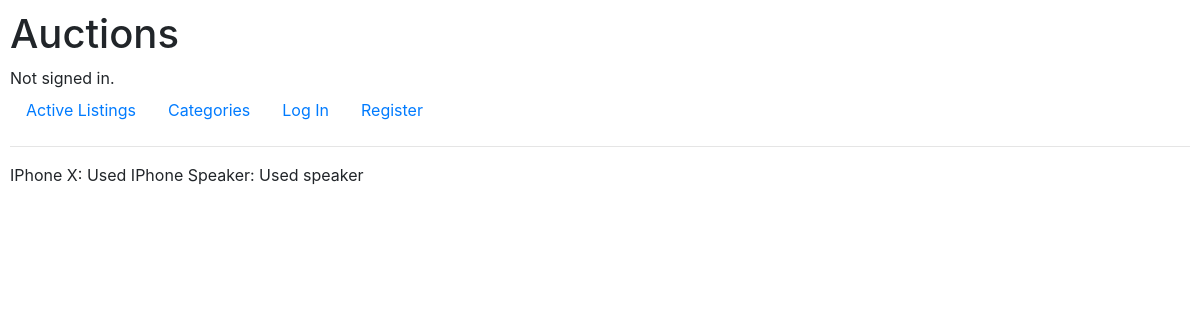
Page /categorylisting/1 on the committed database.
### auctions/models.py (models this page shows, shortened)
class Listing(models.Model):
    user_id = models.ForeignKey(User, on_delete=models.CASCADE, related_name="this_user_listings")
    title = models.CharField(max_length=64)
    description = models.TextField(blank=True)
    startingbid = models.FloatField()
    currentbid = models.FloatField(blank=True, null=True)
    category = models.ForeignKey(Category, on_delete=models.CASCADE, related_name="this_category_listings", blank=True, null=True)
    image = models.ImageField(null=True, blank=True)
    isitactive = models.BooleanField(default=True)
    watchlist = models.ManyToManyField(User, blank=True, related_name="this_user_fav_listing")
    dateposted = models.DateTimeField(auto_now_add=True)
    def __str__(self):
        return f"{self.title}: {self.description}"

### auctions/views.py (the view)
# urls.py: path("categorylisting/<int:category_id>", views.categorylisting, name="categorylisting"),
def categorylisting(request, category_id):
    category = Category.objects.get(pk = category_id)
    categorylisting = category.this_category_listings.all()
    return render(request, "auctions/categorylisting.html", {
        "categorylisting":categorylisting
    })

### auctions/templates/auctions/categorylisting.html
{% extends "auctions/layout.html" %}
{% block body %}
    {% if categorylisting %}
        {% for listing in categorylisting %}
            {{listing}}
        {% endfor %}
    {% else %}
    <h3>No listings</h3>
    {% endif %}
{% endblock %}

### auctions/static/auctions/styles.css (style rules this page uses)
body { padding: 10px; }

### rows in the picture
Listing: title+description "IPhone X: Used IPhone"
Listing: title+description "Speaker: Used speaker"
